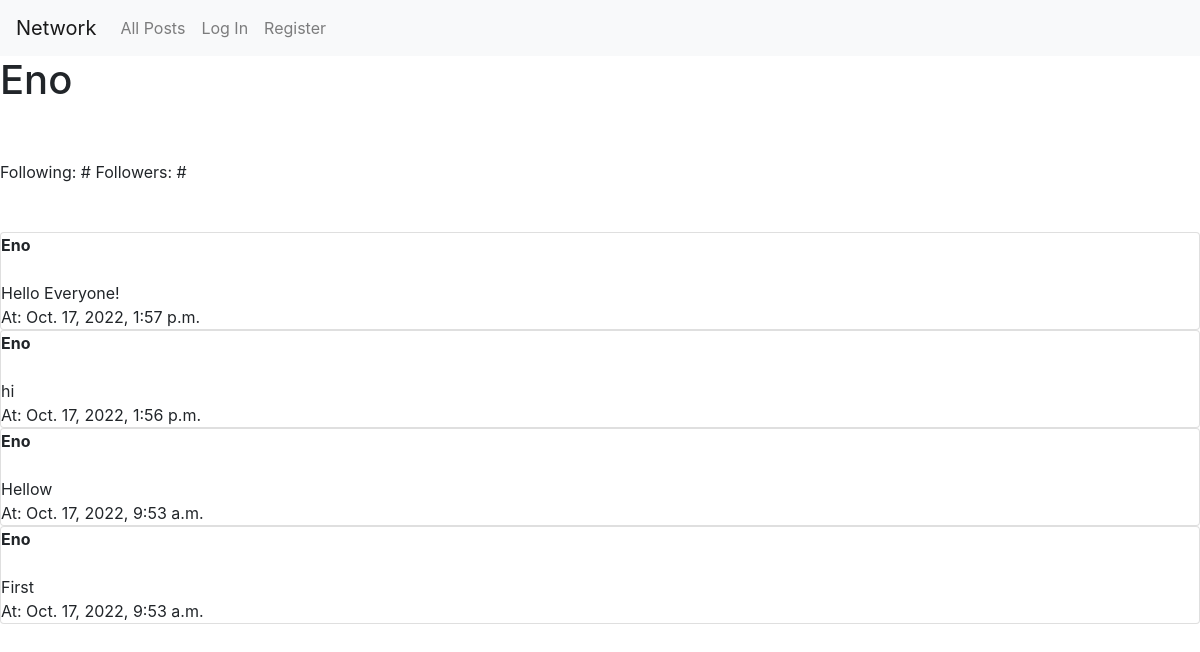
The page /profile/Eno on the database its author committed.
### network/models.py (models this page shows, shortened)
class User(AbstractUser):
    pass

class Post(models.Model):
    body = models.TextField()
    author = models.ForeignKey("User", on_delete=models.CASCADE, related_name="posts")
    date = models.DateTimeField(auto_now_add = True)
    likes = models.ManyToManyField("User", related_name="post_likes")

### network/views.py (the view)
# urls.py: path("profile/<str:author>", views.profile, name="profile"),
def profile(request, author):
    posts  = Post.objects.all().order_by('-date')
    user = get_object_or_404(User, username = author)
    return render(request, "network/profile_page.html", {
        "posts": posts,
        "profile_user": user,
    })

### network/templates/network/profile_page.html (shortened to what this page needs)
{% extends "network/layout.html" %}
{% load static %}
{% block body %}
<div class="user-info">
    <h1>{{ profile_user }}</h1>
    <br><br>
    Following: #
    Followers: #
    <br><br><br>
</div>
<div class="user-posts">
    {% for post in posts %}
    {% if post.author == profile_user %}
    <div class="post_item card ">
        <strong>{{ post.author }}</strong>
        <br>
        {{ post.body }}<br>
        At: {{ post.date }}
        <br>
    </div>
    {% endif %}
    {% endfor %}
</div>
{% endblock %}

### rows shown on the page
User: username "Eno"
Post: author "Eno", body "Hello Everyone!", date "Oct. 17, 2022, 1:57 p.m."
Post: author "Eno", body "hi", date "Oct. 17, 2022, 1:56 p.m."
Post: author "Eno", body "Hellow", date "Oct. 17, 2022, 9:53 a.m."
Post: author "Eno", body "First", date "Oct. 17, 2022, 9:53 a.m."
